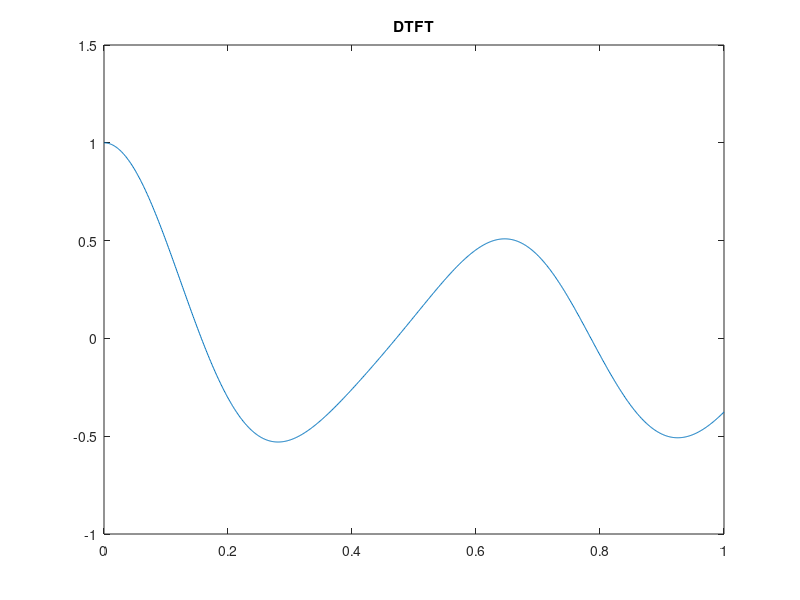

This chart was generated by the following MATLAB code:
% Pieso HW8
% 4.
n = 20 ; fs =1000;  % n  = N
                    % fs = sampling frequency
mf = 100 ; sf =80 ; % mf = maximum frequency 
                    % sf = filter frequency
sn = 0 ;
n1 = zeros(1,n); r1 = zeros(1,n);
r0 = zeros(1,n);

% Step1 
for i = 1:n
    sn= (i-1)*mf/fs/(n-1);
    if sn <= sf/fs
        n1(1,i) =1 ;
    elseif sn >sf/fs
        n1(1,i) =0 ;
    end

end

% step2
r1 = ifft(n1);
r1 = real(r1);

% step3
rn(1,1:n/2) = r1(1,n/2+1:n);
rn(1,n/2+1:n) = r1(1,1:n/2);

%step4
w = 0:0.001:1;
n = 0:19;
for i = 1 : length(w)
    X(i) = 0;
    for k = 1:length(rn)
        X(i)=X(i)+rn(k).*exp(-1i.*w(i).*n(k));
    end
end
plot(w,X);
title('DTFT');
